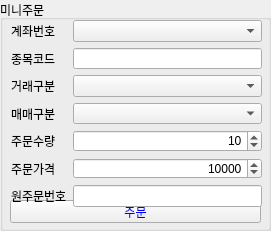
   <widget class="QGroupBox" name="groupBox_8">
    <property name="geometry">
     <rect>
      <x>1410</x>
      <y>20</y>
      <width>271</width>
      <height>231</height>
     </rect>
    </property>
    <property name="title">
     <string>미니주문</string>
    </property>
    <widget class="QPushButton" name="btn_order">
     <property name="geometry">
      <rect>
       <x>10</x>
       <y>200</y>
       <width>251</width>
       <height>23</height>
      </rect>
     </property>
     <property name="styleSheet">
      <string notr="true">color: rgb(0, 0, 255);
font: 75 10pt &quot;맑은 고딕&quot;;</string>
     </property>
     <property name="text">
      <string>주문</string>
     </property>
    </widget>
    <widget class="QWidget" name="layoutWidget">
     <property name="geometry">
      <rect>
       <x>11</x>
       <y>20</y>
       <width>251</width>
       <height>187</height>
      </rect>
     </property>
     <layout class="QFormLayout" name="formLayout">
      <item row="0" column="0">
       <widget class="QLabel" name="label_17">
        <property name="text">
         <string>계좌번호</string>
        </property>
       </widget>
      </item>
      <item row="0" column="1">
       <widget class="QComboBox" name="cmb_account_no"/>
      </item>
      <item row="1" column="0">
       <widget class="QLabel" name="label_6">
        <property name="text">
         <string>종목코드</string>
        </property>
       </widget>
      </item>
      <item row="1" column="1">
       <widget class="QLineEdit" name="le_order_code">
        <property name="alignment">
         <set>Qt::AlignRight|Qt::AlignTrailing|Qt::AlignVCenter</set>
        </property>
       </widget>
      </item>
      <item row="2" column="0">
       <widget class="QLabel" name="label_12">
        <property name="text">
         <string>거래구분</string>
        </property>
       </widget>
      </item>
      <item row="2" column="1">
       <widget class="QComboBox" name="cmb_order_hoga_gubun"/>
      </item>
      <item row="3" column="0">
       <widget class="QLabel" name="label_13">
        <property name="text">
         <string>매매구분</string>
        </property>
       </widget>
      </item>
      <item row="3" column="1">
       <widget class="QComboBox" name="cmb_order_type_gubun">
        <property name="modelColumn">
         <number>0</number>
        </property>
       </widget>
      </item>
      <item row="4" column="0">
       <widget class="QLabel" name="label_14">
        <property name="text">
         <string>주문수량</string>
        </property>
       </widget>
      </item>
      <item row="4" column="1">
       <widget class="QSpinBox" name="spb_order_quantity">
        <property name="alignment">
         <set>Qt::AlignRight|Qt::AlignTrailing|Qt::AlignVCenter</set>
        </property>
        <property name="minimum">
         <number>1</number>
        </property>
        <property name="maximum">
         <number>9999</number>
        </property>
        <property name="singleStep">
         <number>1</number>
        </property>
        <property name="value">
         <number>10</number>
        </property>
       </widget>
      </item>
      <item row="5" column="0">
       <widget class="QLabel" name="label_31">
        <property name="text">
         <string>주문가격</string>
        </property>
       </widget>
      </item>
      <item row="5" column="1">
       <widget class="QSpinBox" name="spb_order_price">
        <property name="alignment">
         <set>Qt::AlignRight|Qt::AlignTrailing|Qt::AlignVCenter</set>
        </property>
        <property name="minimum">
         <number>0</number>
        </property>
        <property name="maximum">
         <number>999999999</number>
        </property>
        <property name="singleStep">
         <number>5</number>
        </property>
        <property name="value">
         <number>10000</number>
        </property>
       </widget>
      </item>
      <item row="6" column="0">
       <widget class="QLabel" name="label_45">
        <property name="text">
         <string>원주문번호</string>
        </property>
       </widget>
      </item>
      <item row="6" column="1">
       <widget class="QLineEdit" name="le_orig_order_num">
        <property name="alignment">
         <set>Qt::AlignRight|Qt::AlignTrailing|Qt::AlignVCenter</set>
        </property>
       </widget>
      </item>
     </layout>
    </widget>
   </widget>
